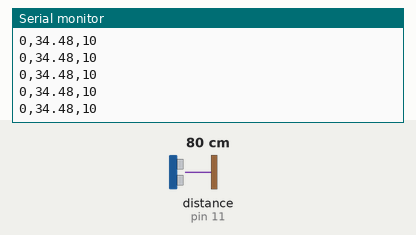
Bench run of a sketch on a simulated Arduino Uno, built with avr-gcc and run on an emulated ATmega328P. Parts: the last lines printed to the serial monitor. Wiring (inferred from the names in the program): ultrasonic range finder: trigger pin 12; echo pin 11. Inputs (shaded band) come from the test bench; at power-on: distance to the obstacle (sensor on pin 11) 80 cm. The echo pulse lasts 58.3 µs per cm.

Above: at 1.2 s.
1.3 s: distance to the obstacle (sensor on pin 11) set to 2 cm
At 1.8 s:
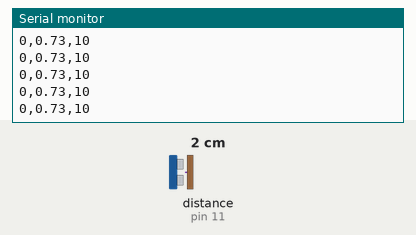
4.3 s: distance to the obstacle (sensor on pin 11) set to 4 cm
At 4.8 s:
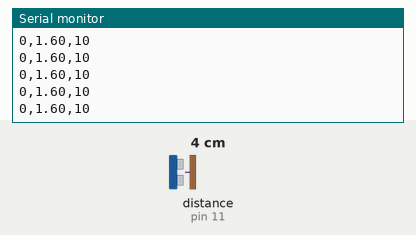
5.8 s: distance to the obstacle (sensor on pin 11) set to 250 cm
At 6.4 s:
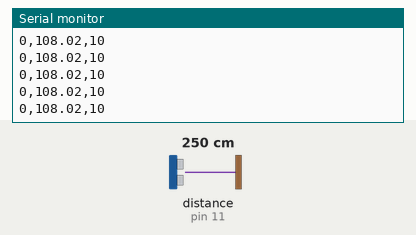
Timing chart, 0 to 8.8 s (numbered marks = the images above; inputs shaded):
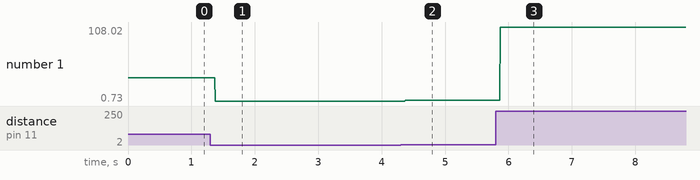

Measured:
- after the input at 1.3 s, the serial monitor: prints a new line after 0.08 s (image 1)
- after the input at 4.3 s, the serial monitor: prints a new line after 0.08 s (image 2)
- after the input at 5.8 s, the serial monitor: prints a new line after 0.07 s (image 3)
- plotted number 1: 34.48 → 0.73 after the input at 1.3 s, 0.73 → 1.6 after the input at 4.3 s, 1.6 → 108.02 after the input at 5.8 s

The sketch:

US_targetdist.ino
```cpp
int triggerPin=12;
int echoPin=11;
float pingTraveltime;
float pingTraveldistance;
float targetDistance;
int waitT=1000;

void setup() {
  Serial.begin(9600);
  pinMode(triggerPin,OUTPUT);
  pinMode(echoPin,INPUT);

}

void loop() {
  digitalWrite(triggerPin,LOW);
  //delayMicroseconds(10);
  digitalWrite(triggerPin,HIGH);
 // delayMicroseconds(10);
  digitalWrite(triggerPin,LOW);
  pingTraveltime=pulseIn(echoPin,HIGH);
  //Serial.print("Ping Travel Time:");
  //Serial.print(pingTraveltime);
  //Serial.print("micro Seconds");
  pingTraveldistance=(pingTraveltime*765.*5820.*12.)/(3600UL*1000000UL);
  targetDistance=pingTraveldistance/2;
  /* Commenting to see on serial plotter
  Serial.print("PingTravel Distance: ");
  Serial.print(pingTraveldistance);
  Serial.print("inches");
  targetDistance=pingTraveldistance/2;
  Serial.print("Target Distance is: ");
  Serial.print(targetDistance);
  Serial.println("inches");
  delay(waitT);
  */
  //Serial plotter
  Serial.print(0);
  Serial.print(",");
  Serial.print(targetDistance);
  Serial.print(",");
  Serial.println(10);
}
```
